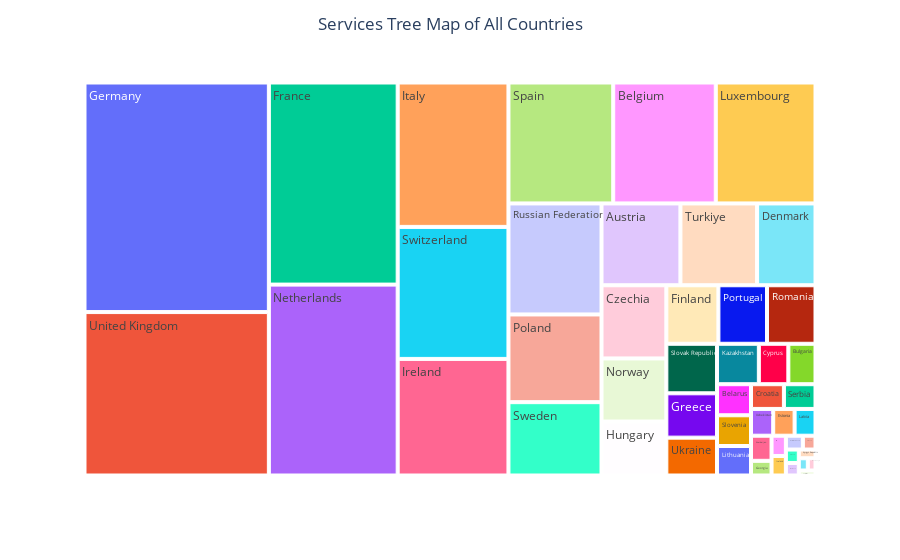

Notebook cell for this chart:
### Code cell
#Tree map that shows gdps of countries (all)
fig = px.treemap(servicesData,path = ['Country'],values = '2018')

# title_x is used for the place of the title (0.5 center)
fig.update_layout(title='Services Tree Map of All Countries',title_x=0.5)
fig.show()

### Figure 1 — Plotly figure (JSON) as saved in the notebook; plotly's stock layout.template omitted (floating-point values rounded to 4 significant figures)
{"data": [{"branchvalues": "total", "domain": {"x": [0, 1], "y": [0, 1]}, "hovertemplate": "labels=%{label}<br>2018=%{value}<br>parent=%{parent}<br>id=%{id}<extra></extra>", "ids": ["Albania", "Andorra", "Armenia", "Austria", "Azerbaijan", "Belarus", "Belgium", "Bosnia and Herzegovina", "Bulgaria", "Channel Islands", "Croatia", "Cyprus", "Czechia", "Denmark", "Estonia", "Faroe Islands", "Finland", "France", "Georgia", "Germany", "Gibraltar", "Greece", "Greenland", "Hungary", "Iceland", "Ireland", "Isle of Man", "Italy", "Kazakhstan", "Kosovo", "Kyrgyz Republic", "Latvia", "Liechtenstein", "Lithuania", "Luxembourg", "Moldova", "Monaco", "Montenegro", "Netherlands", "North Macedonia", "Norway", "Poland", "Portugal", "Romania", "Russian Federation", "San Marino", "Serbia", "Slovak Republic", "Slovenia", "Spain", "Sweden", "Switzerland", "Tajikistan", "Turkiye", "Turkmenistan", "Ukraine", "United Kingdom", "Uzbekistan"], "labels": ["Albania", "Andorra", "Armenia", "Austria", "Azerbaijan", "Belarus", "Belgium", "Bosnia and Herzegovina", "Bulgaria", "Channel Islands", "Croatia", "Cyprus", "Czechia", "Denmark", "Estonia", "Faroe Islands", "Finland", "France", "Georgia", "Germany", "Gibraltar", "Greece", "Greenland", "Hungary", "Iceland", "Ireland", "Isle of Man", "Italy", "Kazakhstan", "Kosovo", "Kyrgyz Republic", "Latvia", "Liechtenstein", "Lithuania", "Luxembourg", "Moldova", "Monaco", "Montenegro", "Netherlands", "North Macedonia", "Norway", "Poland", "Portugal", "Romania", "Russian Federation", "San Marino", "Serbia", "Slovak Republic", "Slovenia", "Spain", "Sweden", "Switzerland", "Tajikistan", "Turkiye", "Turkmenistan", "Ukraine", "United Kingdom", "Uzbekistan"], "name": "", "parents": ["", "", "", "", "", "", "", "", "", "", "", "", "", "", "", "", "", "", "", "", "", "", "", "", "", "", "", "", "", "", "", "", "", "", "", "", "", "", "", "", "", "", "", "", "", "", "", "", "", "", "", "", "", "", "", "", "", ""], "type": "treemap", "values": [7334000000.0, 0, 7389000000.0, 273100000000.0, 21795599000, 44668300000, 524400000000.0, 12290000000.0, 46430670000, 0, 34400000000.0, 50450000000.0, 200600000000.0, 202100000000.0, 24220000000.0, 0, 128900000000.0, 1101000000000.0, 12730000000.0, 1790000000000.0, 0, 95000000000.0, 0, 147900000000.0, 11850000000.0, 546200000000.0, 0, 676500000000.0, 71550000000.0, 4676000000.0, 6159000000.0, 23670000000.0, 0, 42410000000.0, 510000000000.0, 6851810000, 0, 3960000000.0, 1040000000000.0, 9936000000.0, 173100000000.0, 345174000000, 120300000000.0, 120000000000.0, 436891870000, 0, 33030000000.0, 106200000000.0, 44170000000.0, 535900000000.0, 288600000000.0, 618500000000.0, 3540000000.0, 265257000000, 0, 81136000000, 1274000000000.0, 25140000000.0]}], "layout": {"legend": {"tracegroupgap": 0}, "margin": {"t": 60}, "title": {"text": "Services Tree Map of All Countries", "x": 0.5}}}
